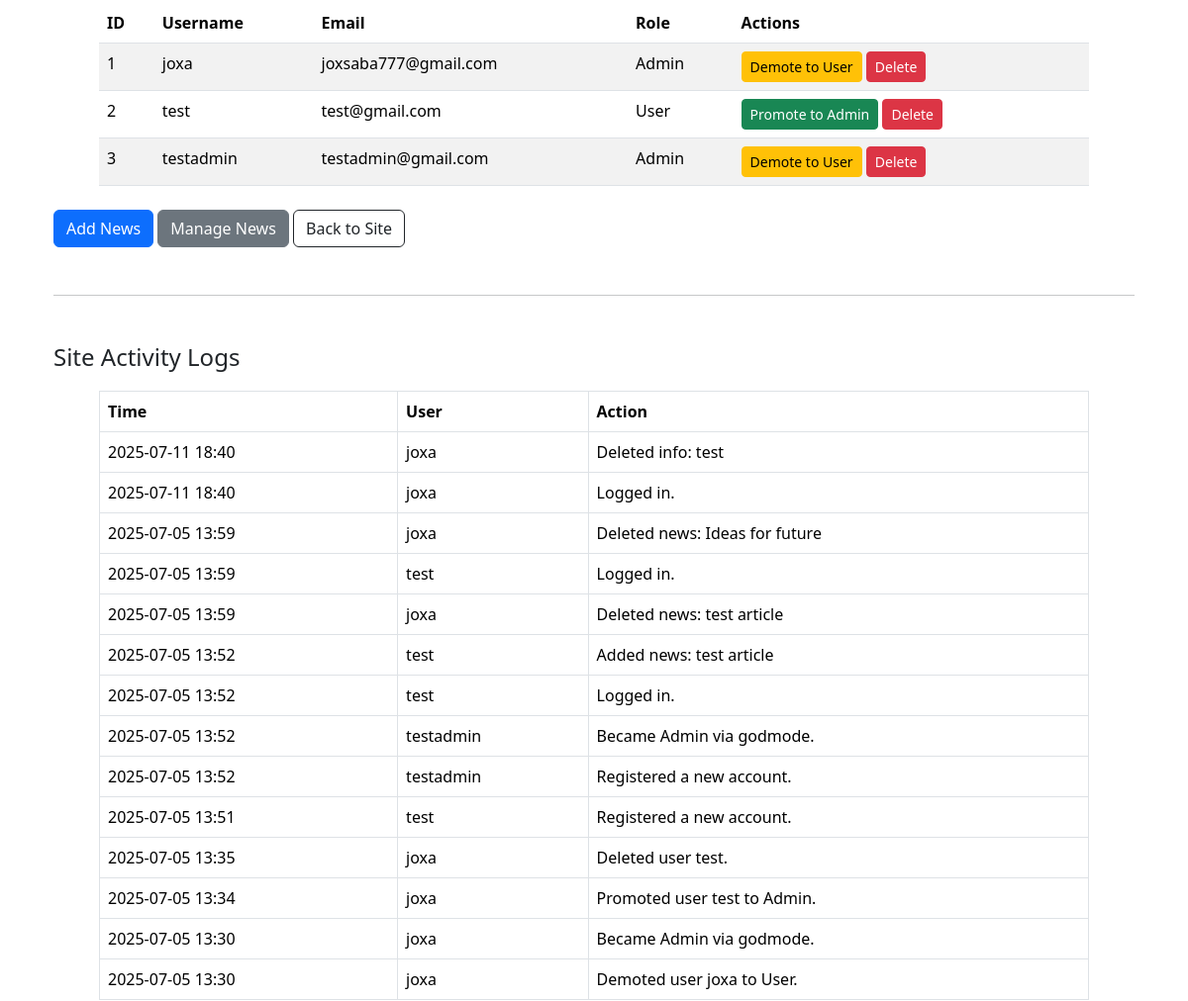
Page /admin (signed in, middle part) on the earlier database version.
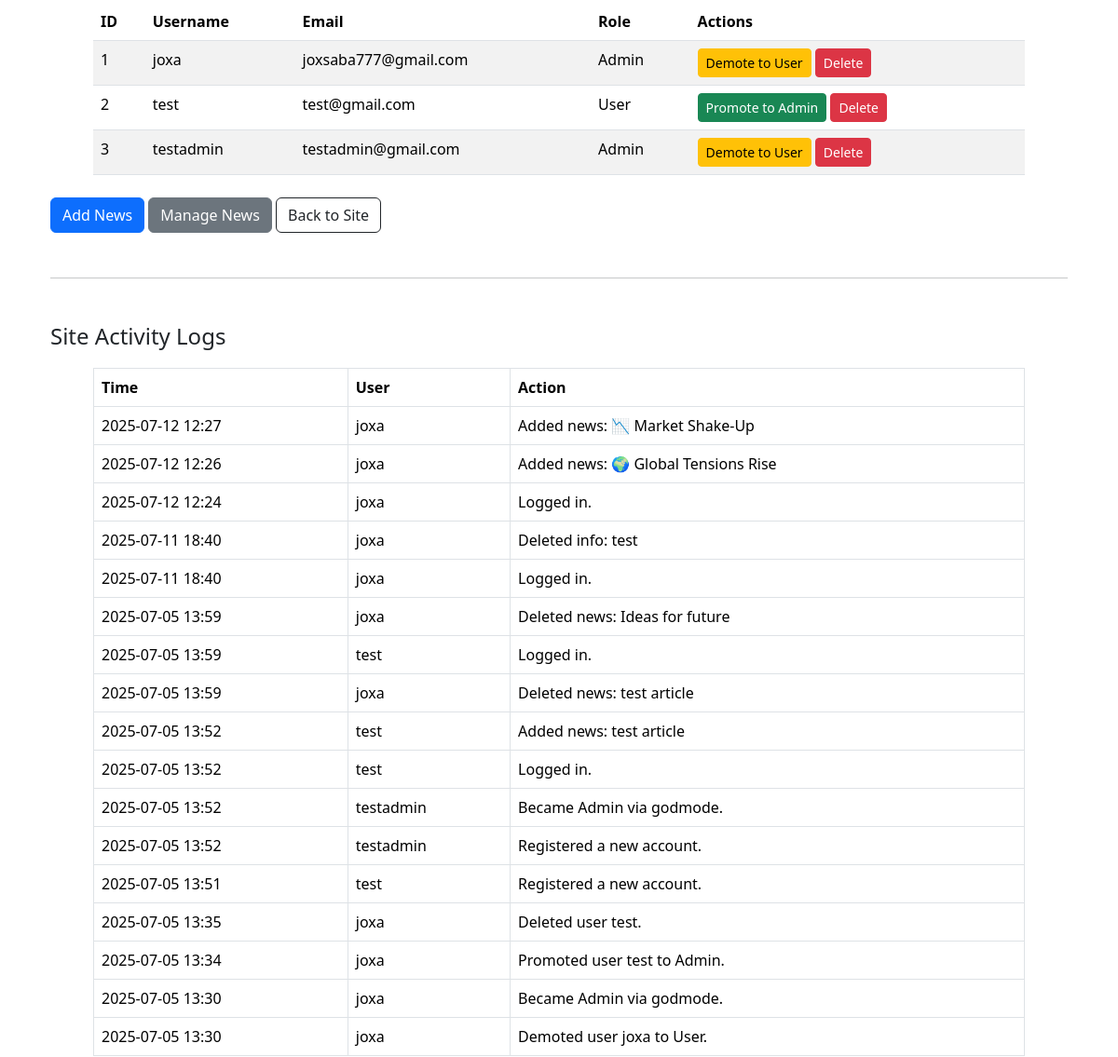
Same page on the later database version.
### models.py (models this page shows, shortened)
class User(db.Model, UserMixin):
    __tablename__ = "user"
    id = db.Column(db.Integer(), primary_key=True)
    username = db.Column(db.String(150), unique=True, nullable=False)
    email = db.Column(db.String(150), unique=True, nullable=False)
    password_hash = db.Column(db.String(128), nullable=False)
    role = db.Column(db.String(50), default='User')

class Log(db.Model):
    __tablename__ = 'logs'
    id = db.Column(db.Integer, primary_key=True)
    user_id = db.Column(db.Integer, db.ForeignKey('user.id'))
    action = db.Column(db.String(255), nullable=False)
    timestamp = db.Column(db.DateTime, default=datetime.utcnow)
    user = db.relationship('User', backref='logs')

### routes.py (the view)
@main.route('/admin')
@login_required
@admin_required
def admin_panel():
    users = User.query.all()
    logs = Log.query.order_by(Log.timestamp.desc()).limit(50).all()
    delete_form = DeleteForm()
    return render_template('admin_panel.html', users=users, delete_form=delete_form, logs=logs)

### app.py (called while the page is built)
@login_manager.user_loader
def load_user(user_id):
    return User.query.get(int(user_id))

@app.context_processor
def inject_user():
    return dict(current_user=current_user)

### routes.py (called while the page is built)
def admin_required(f):
    @wraps(f)
    def decorated_function(*args, **kwargs):
        if not current_user.is_authenticated or current_user.role != 'Admin':
            flash('You do not have permission to access this page.', 'danger')
            return redirect(url_for('main.mainpage'))
        return f(*args, **kwargs)
    return decorated_function

### templates/admin_panel.html (shortened to what this page needs)
{% extends "base.html" %}
{% block content %}
<div class="container mt-5">
    <table class="table table-striped">
        <thead>
        <tr>
            <th>ID</th>
            <th>Username</th>
            <th>Email</th>
            <th>Role</th>
            <th>Actions</th>
        </tr>
        </thead>
        <tbody>
        {% for user in users %}
        <tr>
            <td>{{ user.id }}</td>
            <td>{{ user.username }}</td>
            <td>{{ user.email }}</td>
            <td>{{ user.role }}</td>
            <td>
                {% if user.role != 'Admin' %}
                <a href="{{ url_for('main.promote_user', user_id=user.id) }}" class="btn btn-sm btn-success">Promote to
                    Admin</a>
                {% else %}
                <a href="{{ url_for('main.demote_user', user_id=user.id) }}" class="btn btn-sm btn-warning">Demote to
                    User</a>
                {% endif %}
                <form action="{{ url_for('main.delete_user', user_id=user.id) }}" method="post" style="display:inline;">
                    <button type="submit" class="btn btn-sm btn-danger">Delete</button>
                </form>
            </td>
        </tr>
        {% endfor %}
        </tbody>
    </table>
    <div class="mt-4">
        <a href="{{ url_for('main.add_news') }}" class="btn btn-primary">Add News</a>
        <a href="{{ url_for('main.news') }}" class="btn btn-secondary">Manage News</a>
        <a href="{{ url_for('main.mainpage') }}" class="btn btn-outline-dark">Back to Site</a>
    </div>
    <hr class="my-5">
    <h4>Site Activity Logs</h4>
    {% if logs %}
    <table class="table table-bordered">
        <thead>
        <tr>
            <th>Time</th>
            <th>User</th>
            <th>Action</th>
        </tr>
        </thead>
        <tbody>
        {% for log in logs %}
        <tr>
            <td>{{ log.timestamp.strftime('%Y-%m-%d %H:%M') }}</td>
            <td>{{ log.user.username if log.user else 'System' }}</td>
            <td>{{ log.action }}</td>
        </tr>
        {% endfor %}
        </tbody>
    </table>
    {% else %}
    <p class="text-muted">No logs yet.</p>
    {% endif %}
</div>
{% endblock %}

Differences in the rows shown:
added Log: timestamp "2025-07-12 12:27", user "joxa", action "Added news: 📉 Market Shake-Up"
added Log: timestamp "2025-07-12 12:26", user "joxa", action "Added news: 🌍 Global Tensions Rise"
added Log: timestamp "2025-07-12 12:24", user "joxa", action "Logged in."
